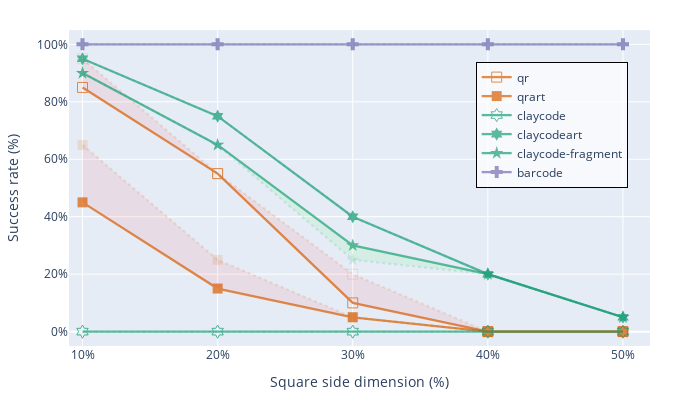

Here is the notebook cell this chart was saved with:
### Markdown cell above
# Claycode SIGGRAPH Evaluation

### Code cell
import pandas as pd
import plotly.graph_objects as go

# Read the CSV data
df = pd.read_csv('results.csv')

# Create the 'type' column from the 'filename' column
df['type'] = df['filename'].str.split('-').map(lambda x: "-".join(x[:-1]).replace("_clay", "clay"))

"""
df['type'] = df['type'].replace({'claycode': 'Claycode (R=1)',
                                 'claycode-fragment': 'Claycode (R=2)',
                                 'qr': 'QR',
                                 'qrart': 'Styl. QR',
                                 'claycodeart': 'Styl. Claycode (R=1)',
                                 'barcode': 'Barcode'
                                 })"""
# Filter the relevant columns
df = df[['successful', 'square_dimension_perc', 'type']]

# Group the data by 'square_dimension_perc' and 'type'
grouped = df.groupby(['square_dimension_perc', 'type'])

# Aggregate the 'successful' column
df = grouped['successful'].agg(['sum', 'count']).reset_index()

# Calculate success rate
df['success_rate'] = df['sum'] / df['count']


# Define all pairs to display
pairs_to_display = [
    ['qr2', 'qr'],
    ['qrart2', 'qrart'],
    ['claycode2', 'claycode'],
    ['claycodeart2', 'claycodeart'],
    ['claycode2-fragment', 'claycode-fragment'],
    ['barcode2', 'barcode']
]

# Define color scheme
color_scheme = {
    'claycode': '#1b9e77', 
    'claycodeart': '#1b9e77', 
    'claycode-fragment': '#1b9e77', 
    'qr': '#d95f02', 
    'qrart': '#d95f02', 
    'barcode': '#7570b3',
    'claycode2': '#1b9e77', 
    'claycodeart2': '#1b9e77', 
    'claycode2-fragment': '#1b9e77', 
    'qr2': '#d95f02', 
    'qrart2': '#d95f02', 
    'barcode2': '#7570b3'
}

# Define line dash style (solid for normal, dashed for "art"/"fragment")
line_dash_map = {
    'claycode': 'dot', 
    'claycodeart': 'dot', 
    'claycode-fragment': 'dot', 
    'qr': 'dot', 
    'qrart': 'dot', 
    'barcode': 'dot',
    'claycode2': 'solid', 
    'claycodeart2': 'solid', 
    'claycode2-fragment': 'solid', 
    'qr2': 'solid', 
    'qrart2': 'solid', 
    'barcode2': 'solid'
}

# Define marker symbols for different types
marker_map = {
    'qr': 'square-open',
    'qrart': 'square',
    'claycode': 'hexagram-open',
    'claycodeart': 'hexagram-dot',
    'barcode': 'cross',
    'claycode-fragment': 'star',
    'claycode2': 'hexagram-open',
    'claycodeart2': 'hexagram-dot',
    'claycode2-fragment': 'star',
    'qr2': 'square-open',
    'qrart2': 'square',
    'barcode2': 'cross',
}

# Create the figure
fig = go.Figure()

def hex_to_rgb(hex_color):
    # Remove the hash if it exists
    hex_color = hex_color.lstrip('#')
    # Convert hex to RGB
    rgb = tuple(int(hex_color[i:i+2], 16) for i in (0, 2, 4))
    return rgb


for pair in pairs_to_display:
    # Get the data for both types in the pair
    trace_1 = df[df['type'] == pair[0]]
    trace_2 = df[df['type'] == pair[1]]
    
    # Add line traces for both types in the pair
    fig.add_trace(go.Scatter(x=trace_1['square_dimension_perc'], y=trace_1['success_rate'], 
                             mode='lines+markers', name=pair[0].replace("2", ""), 
                             line=dict(color=color_scheme.get(pair[0], '#000000'),
                                       dash=line_dash_map.get(pair[0], 'solid')),
                             marker=dict(symbol=marker_map.get(pair[0], 'circle')),
                             showlegend=True))

    # Only add trace_2 to the plot but don't show it in the legend
    fig.add_trace(go.Scatter(x=trace_2['square_dimension_perc'], y=trace_2['success_rate'], 
                             mode='lines+markers', name=pair[0],
                             line=dict(color=f"rgba({','.join(map(str, hex_to_rgb(color_scheme.get(pair[1], '#000000'))))}, 0.2)",
                                       dash=line_dash_map.get(pair[1], 'dot')),
                             marker=dict(symbol=marker_map.get(pair[1], 'circle')),
                             opacity=0.1,
                             showlegend=False))  # Disable showing this in the legend

    # Loop through each point and create areas with green or red color based on the condition
    for i in range(len(trace_1) - 1):
        x_val_1 = trace_1['square_dimension_perc'].iloc[i]
        x_val_2 = trace_1['square_dimension_perc'].iloc[i + 1]
        
        # Align the success rate values between trace_1 and trace_2 for x_val_1 and x_val_2
        y_val_1_1 = trace_1['success_rate'].iloc[i]
        y_val_2_1 = trace_2[trace_2['square_dimension_perc'] == x_val_1]['success_rate'].iloc[0]
        
        y_val_1_2 = trace_1['success_rate'].iloc[i + 1]
        y_val_2_2 = trace_2[trace_2['square_dimension_perc'] == x_val_2]['success_rate'].iloc[0]
        
        # Ensure both traces' y-values are taken for each x-value, then calculate the fill color
        fill_color = 'rgba(0, 255, 0, 0.1)' if y_val_2_1 <= y_val_1_1 and y_val_2_2 <= y_val_1_2 else 'rgba(255, 0, 0, 0.1)'
        
        # Add the shaded area for this segment (the area between the two traces)
        fig.add_trace(go.Scatter(
            x=[x_val_1, x_val_2, x_val_2, x_val_1], 
            y=[y_val_1_1, y_val_1_2, y_val_2_2, y_val_2_1],
            fill='toself', fillcolor=fill_color, mode='none',
            showlegend=False, line=dict(color='rgba(0, 0, 0, 0)')
        ))

fig.update_layout(
    xaxis_title="Square side dimension (%)",
    yaxis_title="Success rate (%)",
    height=400,
    width=700,
    margin=dict(t=30, b=50, l=50, r=50),  # Adjust margins
    legend=dict(
        x=0.7,  # Set x position inside the plot (adjust as needed)
        y=0.9,  # Set y position inside the plot (adjust as needed)
        xanchor='left',  # Anchor to the left of the legend box
        yanchor='top',   # Anchor to the top of the legend box
        bgcolor='rgba(255, 255, 255, 0.7)',
        bordercolor='black',  # Optional: border color for the legend box
        borderwidth=1  # Corrected: Set border width for the legend box
    )
)

# Make lines semi-transparent and thicker
fig.update_traces(opacity=0.7, line=dict(width=2.3))

# Bring markers to the foreground (higher zorder than the lines)
fig.update_traces(marker=dict(size=10, opacity=1), selector=dict(mode='lines+markers'))

# Update x and y axes to go from 0% to 100%, slightly adjusted to avoid cutting off
fig.update_xaxes(range=[0.09,0.52], tickformat='.0%')
fig.update_yaxes(range=[-0.05, 1.05], tickformat='.0%')

fig.write_image("square-and-sinusoidal.pdf", format="pdf", engine="kaleido")
fig.show()

### Figure 1 — Plotly figure (JSON) as saved in the notebook; plotly's stock layout.template omitted (floating-point values rounded to 4 significant figures)
{"data": [{"line": {"color": "#d95f02", "dash": "solid", "width": 2.3}, "marker": {"opacity": 1, "size": 10, "symbol": "square-open"}, "mode": "lines+markers", "name": "qr", "opacity": 0.7, "showlegend": true, "type": "scatter", "x": [0.1, 0.2, 0.3, 0.4, 0.5], "y": [0.85, 0.55, 0.1, 0, 0]}, {"line": {"color": "rgba(217,95,2, 0.2)", "dash": "dot", "width": 2.3}, "marker": {"opacity": 1, "size": 10, "symbol": "square-open"}, "mode": "lines+markers", "name": "qr2", "opacity": 0.7, "showlegend": false, "type": "scatter", "x": [0.1, 0.2, 0.3, 0.4, 0.5], "y": [0.95, 0.55, 0.2, 0, 0]}, {"fill": "toself", "fillcolor": "rgba(255, 0, 0, 0.1)", "line": {"color": "rgba(0, 0, 0, 0)", "width": 2.3}, "mode": "none", "opacity": 0.7, "showlegend": false, "type": "scatter", "x": [0.1, 0.2, 0.2, 0.1], "y": [0.85, 0.55, 0.55, 0.95]}, {"fill": "toself", "fillcolor": "rgba(255, 0, 0, 0.1)", "line": {"color": "rgba(0, 0, 0, 0)", "width": 2.3}, "mode": "none", "opacity": 0.7, "showlegend": false, "type": "scatter", "x": [0.2, 0.3, 0.3, 0.2], "y": [0.55, 0.1, 0.2, 0.55]}, {"fill": "toself", "fillcolor": "rgba(255, 0, 0, 0.1)", "line": {"color": "rgba(0, 0, 0, 0)", "width": 2.3}, "mode": "none", "opacity": 0.7, "showlegend": false, "type": "scatter", "x": [0.3, 0.4, 0.4, 0.3], "y": [0.1, 0, 0, 0.2]}, {"fill": "toself", "fillcolor": "rgba(0, 255, 0, 0.1)", "line": {"color": "rgba(0, 0, 0, 0)", "width": 2.3}, "mode": "none", "opacity": 0.7, "showlegend": false, "type": "scatter", "x": [0.4, 0.5, 0.5, 0.4], "y": [0, 0, 0, 0]}, {"line": {"color": "#d95f02", "dash": "solid", "width": 2.3}, "marker": {"opacity": 1, "size": 10, "symbol": "square"}, "mode": "lines+markers", "name": "qrart", "opacity": 0.7, "showlegend": true, "type": "scatter", "x": [0.1, 0.2, 0.3, 0.4, 0.5], "y": [0.45, 0.15, 0.05, 0, 0]}, {"line": {"color": "rgba(217,95,2, 0.2)", "dash": "dot", "width": 2.3}, "marker": {"opacity": 1, "size": 10, "symbol": "square"}, "mode": "lines+markers", "name": "qrart2", "opacity": 0.7, "showlegend": false, "type": "scatter", "x": [0.1, 0.2, 0.3, 0.4, 0.5], "y": [0.65, 0.25, 0.05, 0, 0]}, {"fill": "toself", "fillcolor": "rgba(255, 0, 0, 0.1)", "line": {"color": "rgba(0, 0, 0, 0)", "width": 2.3}, "mode": "none", "opacity": 0.7, "showlegend": false, "type": "scatter", "x": [0.1, 0.2, 0.2, 0.1], "y": [0.45, 0.15, 0.25, 0.65]}, {"fill": "toself", "fillcolor": "rgba(255, 0, 0, 0.1)", "line": {"color": "rgba(0, 0, 0, 0)", "width": 2.3}, "mode": "none", "opacity": 0.7, "showlegend": false, "type": "scatter", "x": [0.2, 0.3, 0.3, 0.2], "y": [0.15, 0.05, 0.05, 0.25]}, {"fill": "toself", "fillcolor": "rgba(0, 255, 0, 0.1)", "line": {"color": "rgba(0, 0, 0, 0)", "width": 2.3}, "mode": "none", "opacity": 0.7, "showlegend": false, "type": "scatter", "x": [0.3, 0.4, 0.4, 0.3], "y": [0.05, 0, 0, 0.05]}, {"fill": "toself", "fillcolor": "rgba(0, 255, 0, 0.1)", "line": {"color": "rgba(0, 0, 0, 0)", "width": 2.3}, "mode": "none", "opacity": 0.7, "showlegend": false, "type": "scatter", "x": [0.4, 0.5, 0.5, 0.4], "y": [0, 0, 0, 0]}, {"line": {"color": "#1b9e77", "dash": "solid", "width": 2.3}, "marker": {"opacity": 1, "size": 10, "symbol": "hexagram-open"}, "mode": "lines+markers", "name": "claycode", "opacity": 0.7, "showlegend": true, "type": "scatter", "x": [0.1, 0.2, 0.3, 0.4, 0.5], "y": [0, 0, 0, 0, 0]}, {"line": {"color": "rgba(27,158,119, 0.2)", "dash": "dot", "width": 2.3}, "marker": {"opacity": 1, "size": 10, "symbol": "hexagram-open"}, "mode": "lines+markers", "name": "claycode2", "opacity": 0.7, "showlegend": false, "type": "scatter", "x": [0.1, 0.2, 0.3, 0.4, 0.5], "y": [0, 0, 0, 0, 0]}, {"fill": "toself", "fillcolor": "rgba(0, 255, 0, 0.1)", "line": {"color": "rgba(0, 0, 0, 0)", "width": 2.3}, "mode": "none", "opacity": 0.7, "showlegend": false, "type": "scatter", "x": [0.1, 0.2, 0.2, 0.1], "y": [0, 0, 0, 0]}, {"fill": "toself", "fillcolor": "rgba(0, 255, 0, 0.1)", "line": {"color": "rgba(0, 0, 0, 0)", "width": 2.3}, "mode": "none", "opacity": 0.7, "showlegend": false, "type": "scatter", "x": [0.2, 0.3, 0.3, 0.2], "y": [0, 0, 0, 0]}, {"fill": "toself", "fillcolor": "rgba(0, 255, 0, 0.1)", "line": {"color": "rgba(0, 0, 0, 0)", "width": 2.3}, "mode": "none", "opacity": 0.7, "showlegend": false, "type": "scatter", "x": [0.3, 0.4, 0.4, 0.3], "y": [0, 0, 0, 0]}, {"fill": "toself", "fillcolor": "rgba(0, 255, 0, 0.1)", "line": {"color": "rgba(0, 0, 0, 0)", "width": 2.3}, "mode": "none", "opacity": 0.7, "showlegend": false, "type": "scatter", "x": [0.4, 0.5, 0.5, 0.4], "y": [0, 0, 0, 0]}, {"line": {"color": "#1b9e77", "dash": "solid", "width": 2.3}, "marker": {"opacity": 1, "size": 10, "symbol": "hexagram-dot"}, "mode": "lines+markers", "name": "claycodeart", "opacity": 0.7, "showlegend": true, "type": "scatter", "x": [0.1, 0.2, 0.3, 0.4, 0.5], "y": [0.95, 0.75, 0.4, 0.2, 0.05]}, {"line": {"color": "rgba(27,158,119, 0.2)", "dash": "dot", "width": 2.3}, "marker": {"opacity": 1, "size": 10, "symbol": "hexagram-dot"}, "mode": "lines+markers", "name": "claycodeart2", "opacity": 0.7, "showlegend": false, "type": "scatter", "x": [0.1, 0.2, 0.3, 0.4, 0.5], "y": [0.95, 0.75, 0.4, 0.2, 0.05]}, {"fill": "toself", "fillcolor": "rgba(0, 255, 0, 0.1)", "line": {"color": "rgba(0, 0, 0, 0)", "width": 2.3}, "mode": "none", "opacity": 0.7, "showlegend": false, "type": "scatter", "x": [0.1, 0.2, 0.2, 0.1], "y": [0.95, 0.75, 0.75, 0.95]}, {"fill": "toself", "fillcolor": "rgba(0, 255, 0, 0.1)", "line": {"color": "rgba(0, 0, 0, 0)", "width": 2.3}, "mode": "none", "opacity": 0.7, "showlegend": false, "type": "scatter", "x": [0.2, 0.3, 0.3, 0.2], "y": [0.75, 0.4, 0.4, 0.75]}, {"fill": "toself", "fillcolor": "rgba(0, 255, 0, 0.1)", "line": {"color": "rgba(0, 0, 0, 0)", "width": 2.3}, "mode": "none", "opacity": 0.7, "showlegend": false, "type": "scatter", "x": [0.3, 0.4, 0.4, 0.3], "y": [0.4, 0.2, 0.2, 0.4]}, {"fill": "toself", "fillcolor": "rgba(0, 255, 0, 0.1)", "line": {"color": "rgba(0, 0, 0, 0)", "width": 2.3}, "mode": "none", "opacity": 0.7, "showlegend": false, "type": "scatter", "x": [0.4, 0.5, 0.5, 0.4], "y": [0.2, 0.05, 0.05, 0.2]}, {"line": {"color": "#1b9e77", "dash": "solid", "width": 2.3}, "marker": {"opacity": 1, "size": 10, "symbol": "star"}, "mode": "lines+markers", "name": "claycode-fragment", "opacity": 0.7, "showlegend": true, "type": "scatter", "x": [0.1, 0.2, 0.3, 0.4, 0.5], "y": [0.9, 0.65, 0.3, 0.2, 0.05]}, {"line": {"color": "rgba(27,158,119, 0.2)", "dash": "dot", "width": 2.3}, "marker": {"opacity": 1, "size": 10, "symbol": "star"}, "mode": "lines+markers", "name": "claycode2-fragment", "opacity": 0.7, "showlegend": false, "type": "scatter", "x": [0.1, 0.2, 0.3, 0.4, 0.5], "y": [0.9, 0.65, 0.25, 0.2, 0.05]}, {"fill": "toself", "fillcolor": "rgba(0, 255, 0, 0.1)", "line": {"color": "rgba(0, 0, 0, 0)", "width": 2.3}, "mode": "none", "opacity": 0.7, "showlegend": false, "type": "scatter", "x": [0.1, 0.2, 0.2, 0.1], "y": [0.9, 0.65, 0.65, 0.9]}, {"fill": "toself", "fillcolor": "rgba(0, 255, 0, 0.1)", "line": {"color": "rgba(0, 0, 0, 0)", "width": 2.3}, "mode": "none", "opacity": 0.7, "showlegend": false, "type": "scatter", "x": [0.2, 0.3, 0.3, 0.2], "y": [0.65, 0.3, 0.25, 0.65]}, {"fill": "toself", "fillcolor": "rgba(0, 255, 0, 0.1)", "line": {"color": "rgba(0, 0, 0, 0)", "width": 2.3}, "mode": "none", "opacity": 0.7, "showlegend": false, "type": "scatter", "x": [0.3, 0.4, 0.4, 0.3], "y": [0.3, 0.2, 0.2, 0.25]}, {"fill": "toself", "fillcolor": "rgba(0, 255, 0, 0.1)", "line": {"color": "rgba(0, 0, 0, 0)", "width": 2.3}, "mode": "none", "opacity": 0.7, "showlegend": false, "type": "scatter", "x": [0.4, 0.5, 0.5, 0.4], "y": [0.2, 0.05, 0.05, 0.2]}, {"line": {"color": "#7570b3", "dash": "solid", "width": 2.3}, "marker": {"opacity": 1, "size": 10, "symbol": "cross"}, "mode": "lines+markers", "name": "barcode", "opacity": 0.7, "showlegend": true, "type": "scatter", "x": [0.1, 0.2, 0.3, 0.4, 0.5], "y": [1, 1, 1, 1, 1]}, {"line": {"color": "rgba(117,112,179, 0.2)", "dash": "dot", "width": 2.3}, "marker": {"opacity": 1, "size": 10, "symbol": "cross"}, "mode": "lines+markers", "name": "barcode2", "opacity": 0.7, "showlegend": false, "type": "scatter", "x": [0.1, 0.2, 0.3, 0.4, 0.5], "y": [1, 1, 1, 1, 1]}, {"fill": "toself", "fillcolor": "rgba(0, 255, 0, 0.1)", "line": {"color": "rgba(0, 0, 0, 0)", "width": 2.3}, "mode": "none", "opacity": 0.7, "showlegend": false, "type": "scatter", "x": [0.1, 0.2, 0.2, 0.1], "y": [1, 1, 1, 1]}, {"fill": "toself", "fillcolor": "rgba(0, 255, 0, 0.1)", "line": {"color": "rgba(0, 0, 0, 0)", "width": 2.3}, "mode": "none", "opacity": 0.7, "showlegend": false, "type": "scatter", "x": [0.2, 0.3, 0.3, 0.2], "y": [1, 1, 1, 1]}, {"fill": "toself", "fillcolor": "rgba(0, 255, 0, 0.1)", "line": {"color": "rgba(0, 0, 0, 0)", "width": 2.3}, "mode": "none", "opacity": 0.7, "showlegend": false, "type": "scatter", "x": [0.3, 0.4, 0.4, 0.3], "y": [1, 1, 1, 1]}, {"fill": "toself", "fillcolor": "rgba(0, 255, 0, 0.1)", "line": {"color": "rgba(0, 0, 0, 0)", "width": 2.3}, "mode": "none", "opacity": 0.7, "showlegend": false, "type": "scatter", "x": [0.4, 0.5, 0.5, 0.4], "y": [1, 1, 1, 1]}], "layout": {"height": 400, "legend": {"bgcolor": "rgba(255, 255, 255, 0.7)", "bordercolor": "black", "borderwidth": 1, "x": 0.7, "xanchor": "left", "y": 0.9, "yanchor": "top"}, "margin": {"b": 50, "l": 50, "r": 50, "t": 30}, "width": 700, "xaxis": {"range": [0.09, 0.52], "tickformat": ".0%", "title": {"text": "Square side dimension (%)"}}, "yaxis": {"range": [-0.05, 1.05], "tickformat": ".0%", "title": {"text": "Success rate (%)"}}}}
